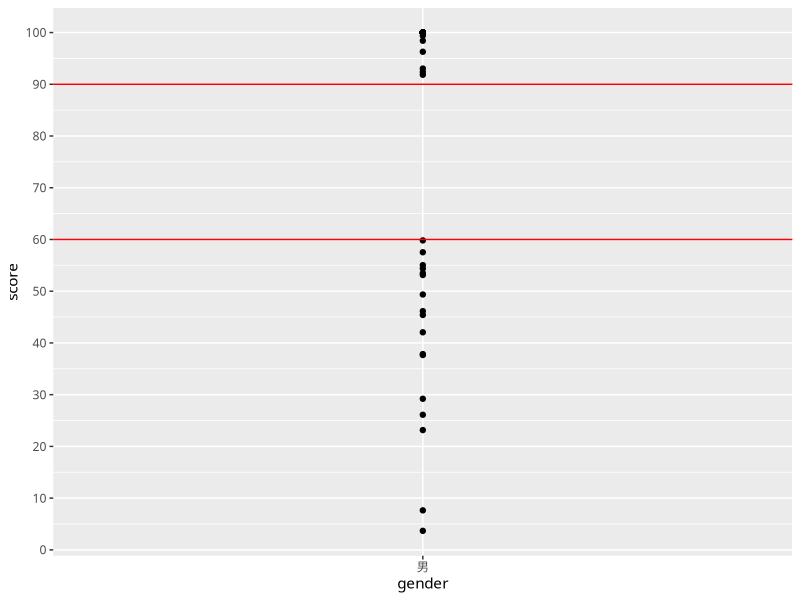

Write R code to recreate this figure.
## ---- chunk 1
knitr::opts_chunk$set(
  fig.pos = "H", include = FALSE,
  cache = FALSE, autodep = TRUE, cache.comments = FALSE,
  message = FALSE, warning = FALSE, out.width = "100%",
  fig.align = "center", fig.showtext = TRUE, fig.show = "hold"
) 
## ---- chunk 2
library(tidyverse)
## ---- chunk 3
add <- function(x, y = 1) {
  x + y
}

1 %>% 
  add()

add(1)

1 %>% 
  add(y = 2)

add(1, 2)
## ---- chunk 4
dat <- tibble(
  id = 1:100,
  score = rnorm(n = 100, mean = 80, sd = 40),
  gender = sample(x = c("男", "女"), size = 100, replace = TRUE)
)

summary(dat)

dat$score[dat$score > 100] <- 100
dat$score[dat$score < 0] <- 0

dat <- dat %>% 
  mutate(
    score = case_when(
      score < 0 ~ 0,
      score > 100 ~ 100,
      TRUE ~ score
    )
  ) 
## ---- chunk 5
dat %>% 
  select(1:2)

dat %>% 
  select(id, score)

dat %>% 
  select(-c(id, score))
## ---- chunk 6
filter(dat, gender == "女", score > 90)

dat %>%
  filter(gender == "女", score > 90)

dat %>% 
  filter(gender == "男", (score > 90 | score < 60)) %>% 
  ggplot(aes(x = gender, y = score)) +
  geom_point() +
  geom_hline(yintercept = c(60, 90), color = "red") +
  scale_y_continuous(breaks = seq(0, 100, 10)) +
  theme(text = element_text(family = "STKaiti"))
## ---- chunk 7
temp <- dat %>% 
  mutate(name = sample(
    c("李芳", "唐德利"), 
    size = 100, 
    replace = TRUE
  )) %>% 
  mutate(bonus = runif(100, 1, 9)) %>% 
  mutate(total_socre = score + bonus) %>% 
  mutate(gender = "女")
## ---- chunk 8
temp %>% 
  arrange(desc(total_socre))
## ---- chunk 9
temp %>% 
  group_by(name) %>% 
  summarize(total_total_score = sum(total_socre))

dat2 <- tibble(
  name = rep(c("李芳", "唐德利"), 5),
  movie = sample(c("恐怖", "武侠", "动作", "搞笑"), size = 10, replace = TRUE),
  movie_id = 1:10
)

dat2 %>% 
  group_by(name, movie) %>% 
  summarize(num_movies = n()) %>% 
  ungroup() %>% 
  group_by(name) %>% 
  mutate(pct = paste0(100*num_movies/sum(num_movies), "%")) %>% 
  ungroup()
